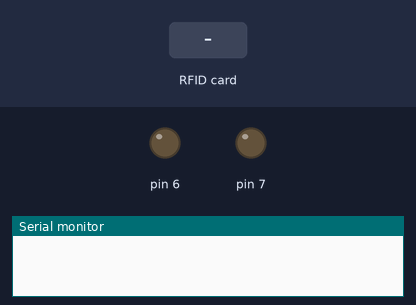
The sketch below on a simulated Arduino Uno, built with avr-gcc and run on an emulated ATmega328P. On the bench: output pins drawn as LEDs (lit = HIGH), the last lines printed to the serial monitor. The inputs (shaded band) are chosen by the test bench. Pins used as bus, display or sensor lines are not drawn.

Above: at 1.2 s.
1.3 s: RFID card 5E 7A 19 C4 held to the reader
At 1.6 s:
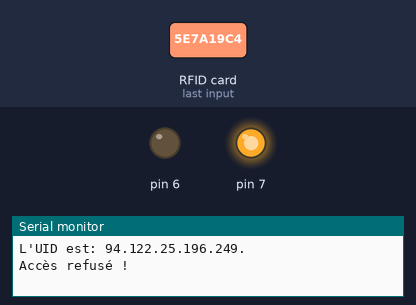
Timing chart, 0 to 4.3 s (numbered marks = the images above; inputs shaded):
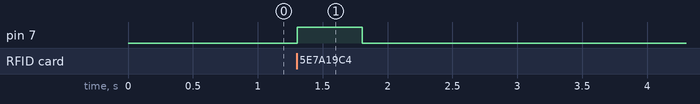

Measured:
- after the input at 1.3 s, pin 7: LOW → HIGH at once, → LOW 0.50 s later

The sketch:

check_UID.ino
```cpp
#include <SPI.h> // On inclut les bibliothèques
#include <RFID.h> // On inclut les bibliothèques
// #include <stdlib.h>

RFID monModuleRFID(10,9); // On déclare l'utilisation de notre module RFID

int UID[5]; // Variable qui contiendra le numéro d'indentification détecté
int MASTERKEY[5]={204,248,170,137,23}; // Variable contenant la suite décimale autorisée

void setup()
{
  pinMode(7,OUTPUT);
  pinMode(6,OUTPUT);
  Serial.begin(9600);
  SPI.begin(); // Débute la communication SPI
  monModuleRFID.init();  // On initialise le module RFID

}

void loop()
{
    if (monModuleRFID.isCard()) {  // On vérifie la présence d'un tag
          if (monModuleRFID.readCardSerial()) { // Si il y en a un...
            Serial.print("L'UID est: ");
            for(int i=0;i<=4;i++) // On affiche son UID
            {
              UID[i]=monModuleRFID.serNum[i];
              Serial.print(UID[i],DEC);
              Serial.print(".");
            }
            Serial.println("");
          }

          if (UID[0] == MASTERKEY[0]
           && UID[1] == MASTERKEY[1]
           && UID[2] == MASTERKEY[2]
           && UID[3] == MASTERKEY[3]
           && UID[4] == MASTERKEY[4])
          { // Si l'UID détecté correspond à la suite décimale autorisée, on affiche un message de succès et on allume la diode verte

              digitalWrite(6,HIGH);
              Serial.print("Accès autorisé !\n");
              delay(500);
              digitalWrite(6,LOW);
              // System.Diagnostics.Process.Start("http://www.google.fr");
          }
          else // Sinon, on affiche un mesage d'erreur et on allume la diode rouge
          {
              digitalWrite(7,HIGH);
              Serial.print("Accès refusé !\n");
              delay(500);
              digitalWrite(7,LOW);
          }


          monModuleRFID.halt();
    }
    delay(1);
}
```
